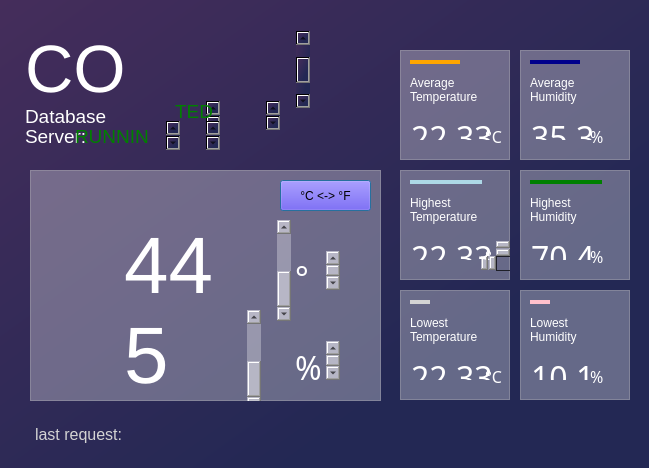
<?xml version="1.0" encoding="UTF-8"?>
<ui version="4.0">
 <class>MainWindow</class>
 <widget class="QMainWindow" name="MainWindow">
  <property name="geometry">
   <rect>
    <x>0</x>
    <y>0</y>
    <width>649</width>
    <height>468</height>
   </rect>
  </property>
  <property name="windowTitle">
   <string>MainWindow</string>
  </property>
  <property name="styleSheet">
   <string notr="true">background-color: qlineargradient(spread:repeat, x1:0, y1:0, x2:1, y2:1, stop:0 rgba(69, 45, 91, 255), stop:0.719212 rgba(35, 40, 84, 255));
</string>
  </property>
  <widget class="QWidget" name="centralWidget">
   <widget class="QFrame" name="frame_ave_temp">
    <property name="geometry">
     <rect>
      <x>400</x>
      <y>50</y>
      <width>110</width>
      <height>110</height>
     </rect>
    </property>
    <property name="styleSheet">
     <string notr="true">background-color: rgba(255,255,255,30%);
</string>
    </property>
    <property name="frameShape">
     <enum>QFrame::StyledPanel</enum>
    </property>
    <property name="frameShadow">
     <enum>QFrame::Raised</enum>
    </property>
    <widget class="QLabel" name="ave_temp_label">
     <property name="geometry">
      <rect>
       <x>10</x>
       <y>20</y>
       <width>111</width>
       <height>41</height>
      </rect>
     </property>
     <property name="styleSheet">
      <string notr="true">background: transparent;
font: &quot;Helvetica&quot;;
color: white;</string>
     </property>
     <property name="text">
      <string>
&lt;html&gt;&lt;head/&gt;&lt;body&gt;&lt;p/&gt;&lt;p&gt;Average &lt;br/&gt;Temperature&lt;/p&gt;&lt;/body&gt;&lt;/html&gt;</string>
     </property>
    </widget>
    <widget class="QPlainTextEdit" name="ave_temp_text">
     <property name="geometry">
      <rect>
       <x>6</x>
       <y>60</y>
       <width>121</width>
       <height>31</height>
      </rect>
     </property>
     <property name="font">
      <font>
       <family>12</family>
       <pointsize>24</pointsize>
       <weight>50</weight>
       <italic>false</italic>
       <bold>false</bold>
      </font>
     </property>
     <property name="styleSheet">
      <string notr="true">background: transparent;
color: white;
font: 24pt bold;
</string>
     </property>
     <property name="plainText">
      <string>22.33
</string>
     </property>
    </widget>
    <widget class="QLabel" name="label">
     <property name="geometry">
      <rect>
       <x>10</x>
       <y>10</y>
       <width>50</width>
       <height>4</height>
      </rect>
     </property>
     <property name="styleSheet">
      <string notr="true">background: orange;
height: 8pt</string>
     </property>
     <property name="text">
      <string/>
     </property>
    </widget>
    <widget class="QPlainTextEdit" name="ave_temp_unit_text">
     <property name="geometry">
      <rect>
       <x>80</x>
       <y>70</y>
       <width>121</width>
       <height>31</height>
      </rect>
     </property>
     <property name="font">
      <font>
       <family>12</family>
       <pointsize>12</pointsize>
       <weight>50</weight>
       <italic>false</italic>
       <bold>false</bold>
      </font>
     </property>
     <property name="styleSheet">
      <string notr="true">background: transparent;
color: white;
font: 12pt bold;
</string>
     </property>
     <property name="plainText">
      <string>°C</string>
     </property>
    </widget>
   </widget>
   <widget class="QFrame" name="frame_ave_temp_2">
    <property name="geometry">
     <rect>
      <x>400</x>
      <y>170</y>
      <width>110</width>
      <height>110</height>
     </rect>
    </property>
    <property name="styleSheet">
     <string notr="true">background-color: rgba(255,255,255,30%);
</string>
    </property>
    <property name="frameShape">
     <enum>QFrame::StyledPanel</enum>
    </property>
    <property name="frameShadow">
     <enum>QFrame::Raised</enum>
    </property>
    <widget class="QLabel" name="high_temp_label">
     <property name="geometry">
      <rect>
       <x>10</x>
       <y>20</y>
       <width>111</width>
       <height>41</height>
      </rect>
     </property>
     <property name="styleSheet">
      <string notr="true">background: transparent;
font: &quot;Helvetica&quot;;
color: white;</string>
     </property>
     <property name="text">
      <string>&lt;html&gt;&lt;head/&gt;&lt;body&gt;&lt;p&gt;Highest &lt;br/&gt;Temperature&lt;/p&gt;&lt;/body&gt;&lt;/html&gt;</string>
     </property>
    </widget>
    <widget class="QPlainTextEdit" name="high_temp_text">
     <property name="geometry">
      <rect>
       <x>6</x>
       <y>60</y>
       <width>121</width>
       <height>31</height>
      </rect>
     </property>
     <property name="font">
      <font>
       <family>12</family>
       <pointsize>24</pointsize>
       <weight>50</weight>
       <italic>false</italic>
       <bold>false</bold>
      </font>
     </property>
     <property name="styleSheet">
      <string notr="true">background: transparent;
color: white;
font: 24pt bold;
</string>
     </property>
     <property name="plainText">
      <string>22.33
</string>
     </property>
    </widget>
    <widget class="QLabel" name="label_2">
     <property name="geometry">
      <rect>
       <x>10</x>
       <y>10</y>
       <width>72</width>
       <height>4</height>
      </rect>
     </property>
     <property name="styleSheet">
      <string notr="true">background: lightblue;</string>
     </property>
     <property name="text">
      <string/>
     </property>
    </widget>
    <widget class="QPlainTextEdit" name="high_temp_unit_text">
     <property name="geometry">
      <rect>
       <x>80</x>
       <y>70</y>
       <width>31</width>
       <height>31</height>
      </rect>
     </property>
     <property name="font">
      <font>
       <family>12</family>
       <pointsize>12</pointsize>
       <weight>50</weight>
       <italic>false</italic>
       <bold>false</bold>
      </font>
     </property>
     <property name="styleSheet">
      <string notr="true">background: transparent;
color: white;
font: 12pt bold;
</string>
     </property>
     <property name="plainText">
      <string>°C</string>
     </property>
    </widget>
   </widget>
   <widget class="QFrame" name="frame_ave_temp_3">
    <property name="geometry">
     <rect>
      <x>400</x>
      <y>290</y>
      <width>110</width>
      <height>110</height>
     </rect>
    </property>
    <property name="styleSheet">
     <string notr="true">background-color: rgba(255,255,255,30%);
</string>
    </property>
    <property name="frameShape">
     <enum>QFrame::StyledPanel</enum>
    </property>
    <property name="frameShadow">
     <enum>QFrame::Raised</enum>
    </property>
    <widget class="QLabel" name="low_temp_label">
     <property name="geometry">
      <rect>
       <x>10</x>
       <y>20</y>
       <width>111</width>
       <height>41</height>
      </rect>
     </property>
     <property name="styleSheet">
      <string notr="true">background: transparent;
font: &quot;Helvetica&quot;;
color: white;</string>
     </property>
     <property name="text">
      <string>&lt;html&gt;&lt;head/&gt;&lt;body&gt;&lt;p&gt;Lowest &lt;br/&gt;Temperature&lt;/p&gt;&lt;/body&gt;&lt;/html&gt;</string>
     </property>
    </widget>
    <widget class="QPlainTextEdit" name="low_temp_text">
     <property name="geometry">
      <rect>
       <x>6</x>
       <y>60</y>
       <width>121</width>
       <height>31</height>
      </rect>
     </property>
     <property name="font">
      <font>
       <family>12</family>
       <pointsize>24</pointsize>
       <weight>50</weight>
       <italic>false</italic>
       <bold>false</bold>
      </font>
     </property>
     <property name="styleSheet">
      <string notr="true">background: transparent;
color: white;
font: 24pt bold;
</string>
     </property>
     <property name="plainText">
      <string>22.33
</string>
     </property>
    </widget>
    <widget class="QLabel" name="label_3">
     <property name="geometry">
      <rect>
       <x>10</x>
       <y>10</y>
       <width>20</width>
       <height>4</height>
      </rect>
     </property>
     <property name="styleSheet">
      <string notr="true">background: lightgrey;
</string>
     </property>
     <property name="text">
      <string/>
     </property>
    </widget>
    <widget class="QPlainTextEdit" name="low_temp_unit_text">
     <property name="geometry">
      <rect>
       <x>80</x>
       <y>70</y>
       <width>121</width>
       <height>31</height>
      </rect>
     </property>
     <property name="font">
      <font>
       <family>12</family>
       <pointsize>12</pointsize>
       <weight>50</weight>
       <italic>false</italic>
       <bold>false</bold>
      </font>
     </property>
     <property name="styleSheet">
      <string notr="true">background: transparent;
color: white;
font: 12pt bold;
</string>
     </property>
     <property name="plainText">
      <string>°C</string>
     </property>
    </widget>
   </widget>
   <widget class="QFrame" name="frame_ave_temp_6">
    <property name="geometry">
     <rect>
      <x>520</x>
      <y>290</y>
      <width>110</width>
      <height>110</height>
     </rect>
    </property>
    <property name="styleSheet">
     <string notr="true">background-color: rgba(255,255,255,30%);
</string>
    </property>
    <property name="frameShape">
     <enum>QFrame::StyledPanel</enum>
    </property>
    <property name="frameShadow">
     <enum>QFrame::Raised</enum>
    </property>
    <widget class="QLabel" name="low_hum_label">
     <property name="geometry">
      <rect>
       <x>10</x>
       <y>20</y>
       <width>111</width>
       <height>41</height>
      </rect>
     </property>
     <property name="styleSheet">
      <string notr="true">background: transparent;
font: &quot;Helvetica&quot;;
color: white;</string>
     </property>
     <property name="text">
      <string>&lt;html&gt;&lt;head/&gt;&lt;body&gt;&lt;p&gt;Lowest &lt;br/&gt;Humidity&lt;/p&gt;&lt;/body&gt;&lt;/html&gt;</string>
     </property>
    </widget>
    <widget class="QPlainTextEdit" name="low_hum_text">
     <property name="geometry">
      <rect>
       <x>6</x>
       <y>60</y>
       <width>121</width>
       <height>31</height>
      </rect>
     </property>
     <property name="font">
      <font>
       <family>12</family>
       <pointsize>24</pointsize>
       <weight>50</weight>
       <italic>false</italic>
       <bold>false</bold>
      </font>
     </property>
     <property name="styleSheet">
      <string notr="true">background: transparent;
color: white;
font: 24pt bold;
</string>
     </property>
     <property name="plainText">
      <string>10.1
</string>
     </property>
    </widget>
    <widget class="QLabel" name="label_6">
     <property name="geometry">
      <rect>
       <x>10</x>
       <y>10</y>
       <width>20</width>
       <height>4</height>
      </rect>
     </property>
     <property name="styleSheet">
      <string notr="true">background: pink;
</string>
     </property>
     <property name="text">
      <string/>
     </property>
    </widget>
    <widget class="QPlainTextEdit" name="low_hum_unit_text">
     <property name="geometry">
      <rect>
       <x>65</x>
       <y>70</y>
       <width>121</width>
       <height>31</height>
      </rect>
     </property>
     <property name="font">
      <font>
       <family>12</family>
       <pointsize>12</pointsize>
       <weight>50</weight>
       <italic>false</italic>
       <bold>false</bold>
      </font>
     </property>
     <property name="styleSheet">
      <string notr="true">background: transparent;
color: white;
font: 12pt bold;
</string>
     </property>
     <property name="plainText">
      <string>%</string>
     </property>
    </widget>
   </widget>
   <widget class="QFrame" name="frame_ave_temp_5">
    <property name="geometry">
     <rect>
      <x>520</x>
      <y>170</y>
      <width>110</width>
      <height>110</height>
     </rect>
    </property>
    <property name="styleSheet">
     <string notr="true">background-color: rgba(255,255,255,30%);
</string>
    </property>
    <property name="frameShape">
     <enum>QFrame::StyledPanel</enum>
    </property>
    <property name="frameShadow">
     <enum>QFrame::Raised</enum>
    </property>
    <widget class="QLabel" name="high_hum_label">
     <property name="geometry">
      <rect>
       <x>10</x>
       <y>20</y>
       <width>111</width>
       <height>41</height>
      </rect>
     </property>
     <property name="styleSheet">
      <string notr="true">background: transparent;
font: &quot;Helvetica&quot;;
color: white;</string>
     </property>
     <property name="text">
      <string>&lt;html&gt;&lt;head/&gt;&lt;body&gt;&lt;p&gt;Highest &lt;br/&gt;Humidity&lt;/p&gt;&lt;/body&gt;&lt;/html&gt;</string>
     </property>
    </widget>
    <widget class="QPlainTextEdit" name="high_hum_text">
     <property name="geometry">
      <rect>
       <x>6</x>
       <y>60</y>
       <width>121</width>
       <height>31</height>
      </rect>
     </property>
     <property name="font">
      <font>
       <family>12</family>
       <pointsize>24</pointsize>
       <weight>50</weight>
       <italic>false</italic>
       <bold>false</bold>
      </font>
     </property>
     <property name="styleSheet">
      <string notr="true">background: transparent;
color: white;
font: 24pt bold;
</string>
     </property>
     <property name="plainText">
      <string>70.4
</string>
     </property>
    </widget>
    <widget class="QLabel" name="label_5">
     <property name="geometry">
      <rect>
       <x>10</x>
       <y>10</y>
       <width>72</width>
       <height>4</height>
      </rect>
     </property>
     <property name="styleSheet">
      <string notr="true">background: green;</string>
     </property>
     <property name="text">
      <string/>
     </property>
    </widget>
    <widget class="QPlainTextEdit" name="high_hum_uni_text">
     <property name="geometry">
      <rect>
       <x>65</x>
       <y>70</y>
       <width>121</width>
       <height>31</height>
      </rect>
     </property>
     <property name="font">
      <font>
       <family>12</family>
       <pointsize>12</pointsize>
       <weight>50</weight>
       <italic>false</italic>
       <bold>false</bold>
      </font>
     </property>
     <property name="styleSheet">
      <string notr="true">background: transparent;
color: white;
font: 12pt bold;
</string>
     </property>
     <property name="plainText">
      <string>%</string>
     </property>
    </widget>
   </widget>
   <widget class="QFrame" name="frame_ave_temp_4">
    <property name="geometry">
     <rect>
      <x>520</x>
      <y>50</y>
      <width>110</width>
      <height>110</height>
     </rect>
    </property>
    <property name="styleSheet">
     <string notr="true">background-color: rgba(255,255,255,30%);
</string>
    </property>
    <property name="frameShape">
     <enum>QFrame::StyledPanel</enum>
    </property>
    <property name="frameShadow">
     <enum>QFrame::Raised</enum>
    </property>
    <widget class="QLabel" name="ave_hum_label">
     <property name="geometry">
      <rect>
       <x>10</x>
       <y>20</y>
       <width>111</width>
       <height>41</height>
      </rect>
     </property>
     <property name="styleSheet">
      <string notr="true">background: transparent;
font: &quot;Helvetica&quot;;
color: white;</string>
     </property>
     <property name="text">
      <string>&lt;html&gt;&lt;head/&gt;&lt;body&gt;&lt;p&gt;Average &lt;br/&gt;Humidity&lt;/p&gt;&lt;/body&gt;&lt;/html&gt;</string>
     </property>
    </widget>
    <widget class="QPlainTextEdit" name="ave_hum_text">
     <property name="geometry">
      <rect>
       <x>6</x>
       <y>60</y>
       <width>121</width>
       <height>31</height>
      </rect>
     </property>
     <property name="font">
      <font>
       <family>12</family>
       <pointsize>24</pointsize>
       <weight>50</weight>
       <italic>false</italic>
       <bold>false</bold>
      </font>
     </property>
     <property name="styleSheet">
      <string notr="true">background: transparent;
color: white;
font: 24pt bold;
</string>
     </property>
     <property name="plainText">
      <string>35.3
</string>
     </property>
    </widget>
    <widget class="QLabel" name="label_4">
     <property name="geometry">
      <rect>
       <x>10</x>
       <y>10</y>
       <width>50</width>
       <height>4</height>
      </rect>
     </property>
     <property name="styleSheet">
      <string notr="true">background: darkblue;</string>
     </property>
     <property name="text">
      <string/>
     </property>
    </widget>
    <widget class="QPlainTextEdit" name="ave_hum_unit_text">
     <property name="geometry">
      <rect>
       <x>65</x>
       <y>70</y>
       <width>121</width>
       <height>31</height>
      </rect>
     </property>
     <property name="font">
      <font>
       <family>12</family>
       <pointsize>12</pointsize>
       <weight>50</weight>
       <italic>false</italic>
       <bold>false</bold>
      </font>
     </property>
     <property name="styleSheet">
      <string notr="true">background: transparent;
color: white;
font: 12pt bold;
</string>
     </property>
     <property name="plainText">
      <string>%</string>
     </property>
    </widget>
   </widget>
   <widget class="QFrame" name="frame">
    <property name="geometry">
     <rect>
      <x>30</x>
      <y>170</y>
      <width>351</width>
      <height>231</height>
     </rect>
    </property>
    <property name="styleSheet">
     <string notr="true">background-color: rgba(255,255,255,30%);
</string>
    </property>
    <property name="frameShape">
     <enum>QFrame::StyledPanel</enum>
    </property>
    <property name="frameShadow">
     <enum>QFrame::Raised</enum>
    </property>
    <widget class="QPlainTextEdit" name="current_temperature_text">
     <property name="geometry">
      <rect>
       <x>90</x>
       <y>50</y>
       <width>171</width>
       <height>101</height>
      </rect>
     </property>
     <property name="styleSheet">
      <string notr="true">font: 60pt;
color: white;
background: transparent</string>
     </property>
     <property name="frameShape">
      <enum>QFrame::NoFrame</enum>
     </property>
     <property name="plainText">
      <string>22.44</string>
     </property>
    </widget>
    <widget class="QPlainTextEdit" name="current_humidity_text">
     <property name="geometry">
      <rect>
       <x>90</x>
       <y>140</y>
       <width>141</width>
       <height>101</height>
      </rect>
     </property>
     <property name="styleSheet">
      <string notr="true">font: 60pt;
color: white;
background: transparent</string>
     </property>
     <property name="frameShape">
      <enum>QFrame::NoFrame</enum>
     </property>
     <property name="plainText">
      <string>34.5</string>
     </property>
    </widget>
    <widget class="QPushButton" name="button_unit">
     <property name="geometry">
      <rect>
       <x>250</x>
       <y>10</y>
       <width>91</width>
       <height>31</height>
      </rect>
     </property>
     <property name="palette">
      <palette>
       <active>
        <colorrole role="Button">
         <brush brushstyle="SolidPattern">
          <color alpha="255">
           <red>19</red>
           <green>140</green>
           <blue>252</blue>
          </color>
         </brush>
        </colorrole>
        <colorrole role="Base">
         <brush brushstyle="SolidPattern">
          <color alpha="255">
           <red>70</red>
           <green>25</green>
           <blue>255</blue>
          </color>
         </brush>
        </colorrole>
        <colorrole role="Window">
         <brush brushstyle="SolidPattern">
          <color alpha="255">
           <red>70</red>
           <green>25</green>
           <blue>255</blue>
          </color>
         </brush>
        </colorrole>
       </active>
       <inactive>
        <colorrole role="Button">
         <brush brushstyle="SolidPattern">
          <color alpha="255">
           <red>19</red>
           <green>140</green>
           <blue>252</blue>
          </color>
         </brush>
        </colorrole>
        <colorrole role="Base">
         <brush brushstyle="SolidPattern">
          <color alpha="255">
           <red>70</red>
           <green>25</green>
           <blue>255</blue>
          </color>
         </brush>
        </colorrole>
        <colorrole role="Window">
         <brush brushstyle="SolidPattern">
          <color alpha="255">
           <red>70</red>
           <green>25</green>
           <blue>255</blue>
          </color>
         </brush>
        </colorrole>
       </inactive>
       <disabled>
        <colorrole role="Button">
         <brush brushstyle="SolidPattern">
          <color alpha="255">
           <red>19</red>
           <green>140</green>
           <blue>252</blue>
          </color>
         </brush>
        </colorrole>
        <colorrole role="Base">
         <brush brushstyle="SolidPattern">
          <color alpha="255">
           <red>70</red>
           <green>25</green>
           <blue>255</blue>
          </color>
         </brush>
        </colorrole>
        <colorrole role="Window">
         <brush brushstyle="SolidPattern">
          <color alpha="255">
           <red>70</red>
           <green>25</green>
           <blue>255</blue>
          </color>
         </brush>
        </colorrole>
       </disabled>
      </palette>
     </property>
     <property name="styleSheet">
      <string notr="true">background: rgba(70,25,255);
</string>
     </property>
     <property name="text">
      <string>°C &lt;-&gt; °F</string>
     </property>
     <property name="checkable">
      <bool>false</bool>
     </property>
     <property name="autoDefault">
      <bool>true</bool>
     </property>
     <property name="default">
      <bool>true</bool>
     </property>
     <property name="flat">
      <bool>false</bool>
     </property>
    </widget>
    <widget class="QPlainTextEdit" name="current_temp_unit_text">
     <property name="geometry">
      <rect>
       <x>260</x>
       <y>80</y>
       <width>51</width>
       <height>41</height>
      </rect>
     </property>
     <property name="font">
      <font>
       <family>12</family>
       <pointsize>24</pointsize>
       <weight>50</weight>
       <italic>false</italic>
       <bold>false</bold>
      </font>
     </property>
     <property name="styleSheet">
      <string notr="true">background: transparent;
color: white;
font: 24pt bold;
</string>
     </property>
     <property name="plainText">
      <string>°C</string>
     </property>
    </widget>
    <widget class="QPlainTextEdit" name="current_hum_unit_text">
     <property name="geometry">
      <rect>
       <x>260</x>
       <y>170</y>
       <width>51</width>
       <height>41</height>
      </rect>
     </property>
     <property name="font">
      <font>
       <family>12</family>
       <pointsize>24</pointsize>
       <weight>50</weight>
       <italic>false</italic>
       <bold>false</bold>
      </font>
     </property>
     <property name="styleSheet">
      <string notr="true">background: transparent;
color: white;
font: 24pt bold;
</string>
     </property>
     <property name="plainText">
      <string>%</string>
     </property>
    </widget>
    <widget class="QLabel" name="temperature_icon">
     <property name="geometry">
      <rect>
       <x>15</x>
       <y>60</y>
       <width>60</width>
       <height>60</height>
      </rect>
     </property>
     <property name="styleSheet">
      <string notr="true">background: transparent;</string>
     </property>
     <property name="text">
      <string/>
     </property>
     <property name="pixmap">
      <pixmap>../python_program_server/ui_img/thermometer.png</pixmap>
     </property>
    </widget>
    <widget class="QLabel" name="humidity_icon">
     <property name="geometry">
      <rect>
       <x>15</x>
       <y>150</y>
       <width>60</width>
       <height>60</height>
      </rect>
     </property>
     <property name="styleSheet">
      <string notr="true">background: transparent;</string>
     </property>
     <property name="text">
      <string/>
     </property>
     <property name="pixmap">
      <pixmap>../python_program_server/ui_img/drop.png</pixmap>
     </property>
    </widget>
   </widget>
   <widget class="QPlainTextEdit" name="plainTextEdit_location">
    <property name="geometry">
     <rect>
      <x>20</x>
      <y>30</y>
      <width>291</width>
      <height>79</height>
     </rect>
    </property>
    <property name="styleSheet">
     <string notr="true">font: 50pt;
color: white;
background: transparent</string>
    </property>
    <property name="plainText">
     <string>Boulder, CO</string>
    </property>
   </widget>
   <widget class="QPlainTextEdit" name="plainTextEdit_2">
    <property name="geometry">
     <rect>
      <x>20</x>
      <y>100</y>
      <width>201</width>
      <height>31</height>
     </rect>
    </property>
    <property name="styleSheet">
     <string notr="true">font: 14pt;
color: white;
background: transparent</string>
    </property>
    <property name="plainText">
     <string>Database Connection:</string>
    </property>
   </widget>
   <widget class="QPlainTextEdit" name="plainTextEdit_Database">
    <property name="geometry">
     <rect>
      <x>170</x>
      <y>100</y>
      <width>111</width>
      <height>31</height>
     </rect>
    </property>
    <property name="styleSheet">
     <string notr="true">font: 14pt;
color: green;
background: transparent</string>
    </property>
    <property name="plainText">
     <string>CONNECTED</string>
    </property>
   </widget>
   <widget class="QPlainTextEdit" name="request_stamp_text">
    <property name="geometry">
     <rect>
      <x>30</x>
      <y>420</y>
      <width>431</width>
      <height>31</height>
     </rect>
    </property>
    <property name="styleSheet">
     <string notr="true">background: transparent;
font: 12pt;
color: lightgrey;</string>
    </property>
    <property name="plainText">
     <string>last request:</string>
    </property>
   </widget>
   <widget class="QPlainTextEdit" name="plainTextEdit_5">
    <property name="geometry">
     <rect>
      <x>20</x>
      <y>120</y>
      <width>201</width>
      <height>31</height>
     </rect>
    </property>
    <property name="styleSheet">
     <string notr="true">font: 14pt;
color: white;
background: transparent</string>
    </property>
    <property name="plainText">
     <string>Server:</string>
    </property>
   </widget>
   <widget class="QPlainTextEdit" name="plainTextEdit_Server">
    <property name="geometry">
     <rect>
      <x>70</x>
      <y>120</y>
      <width>111</width>
      <height>31</height>
     </rect>
    </property>
    <property name="styleSheet">
     <string notr="true">font: 14pt;
color: green;
background: transparent</string>
    </property>
    <property name="plainText">
     <string>RUNNING</string>
    </property>
   </widget>
   <zorder>frame_ave_temp</zorder>
   <zorder>frame_ave_temp_2</zorder>
   <zorder>frame_ave_temp_3</zorder>
   <zorder>frame_ave_temp_6</zorder>
   <zorder>frame_ave_temp_5</zorder>
   <zorder>frame_ave_temp_4</zorder>
   <zorder>frame</zorder>
   <zorder>plainTextEdit_location</zorder>
   <zorder>plainTextEdit_2</zorder>
   <zorder>plainTextEdit_Database</zorder>
   <zorder>request_stamp_text</zorder>
   <zorder>plainTextEdit_5</zorder>
   <zorder>plainTextEdit_Server</zorder>
   <zorder>current_temperature_text</zorder>
  </widget>
  <action name="actionTemp">
   <property name="text">
    <string>Temp</string>
   </property>
  </action>
 </widget>
 <layoutdefault spacing="6" margin="11"/>
 <resources/>
 <connections/>
</ui>
